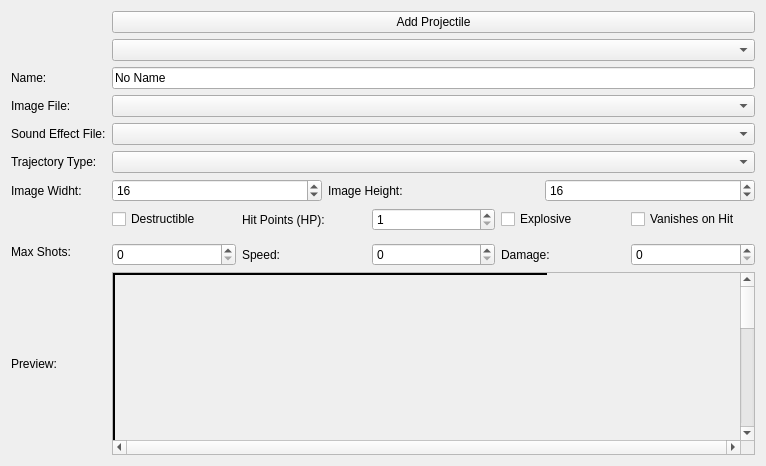
<?xml version="1.0" encoding="UTF-8"?>
<ui version="4.0">
 <class>projectile_edit</class>
 <widget class="QWidget" name="projectile_edit">
  <property name="geometry">
   <rect>
    <x>0</x>
    <y>0</y>
    <width>766</width>
    <height>466</height>
   </rect>
  </property>
  <property name="windowTitle">
   <string>Form</string>
  </property>
  <layout class="QGridLayout" name="gridLayout">
   <item row="0" column="0">
    <layout class="QGridLayout" name="gridLayout_8"/>
   </item>
   <item row="1" column="0">
    <layout class="QGridLayout" name="gridLayout_10">
     <property name="bottomMargin">
      <number>0</number>
     </property>
     <item row="3" column="0">
      <widget class="QLabel" name="label_26">
       <property name="text">
        <string>Name: </string>
       </property>
      </widget>
     </item>
     <item row="2" column="1">
      <widget class="QComboBox" name="projectileList_combo"/>
     </item>
     <item row="11" column="1">
      <layout class="QHBoxLayout" name="horizontalLayout_2">
       <property name="topMargin">
        <number>0</number>
       </property>
       <item>
        <widget class="QCheckBox" name="projectileDestructibleCheckBox">
         <property name="text">
          <string>Destructible</string>
         </property>
        </widget>
       </item>
       <item>
        <widget class="QLabel" name="label_33">
         <property name="text">
          <string>Hit Points (HP):</string>
         </property>
        </widget>
       </item>
       <item>
        <widget class="QSpinBox" name="projectileHitPointsSpinBox">
         <property name="minimum">
          <number>1</number>
         </property>
        </widget>
       </item>
       <item>
        <widget class="QCheckBox" name="explosive_checkBox">
         <property name="text">
          <string>Explosive</string>
         </property>
        </widget>
       </item>
       <item>
        <widget class="QCheckBox" name="vanishOnHit_checkBox">
         <property name="text">
          <string>Vanishes on Hit</string>
         </property>
        </widget>
       </item>
      </layout>
     </item>
     <item row="8" column="1">
      <layout class="QHBoxLayout" name="horizontalLayout">
       <property name="topMargin">
        <number>0</number>
       </property>
       <item>
        <widget class="QSpinBox" name="img_w">
         <property name="minimum">
          <number>1</number>
         </property>
         <property name="maximum">
          <number>320</number>
         </property>
         <property name="value">
          <number>16</number>
         </property>
        </widget>
       </item>
       <item>
        <widget class="QLabel" name="label_31">
         <property name="text">
          <string>Image Height:</string>
         </property>
        </widget>
       </item>
       <item>
        <widget class="QSpinBox" name="img_h">
         <property name="minimum">
          <number>1</number>
         </property>
         <property name="maximum">
          <number>240</number>
         </property>
         <property name="value">
          <number>16</number>
         </property>
        </widget>
       </item>
      </layout>
     </item>
     <item row="14" column="0">
      <widget class="QLabel" name="label_29">
       <property name="text">
        <string>Preview:</string>
       </property>
      </widget>
     </item>
     <item row="12" column="0">
      <widget class="QLabel" name="label_2">
       <property name="text">
        <string>Max Shots:</string>
       </property>
      </widget>
     </item>
     <item row="6" column="0">
      <widget class="QLabel" name="label_28">
       <property name="text">
        <string>Trajectory Type:</string>
       </property>
      </widget>
     </item>
     <item row="3" column="1">
      <widget class="QLineEdit" name="name">
       <property name="text">
        <string>No Name</string>
       </property>
       <property name="maxLength">
        <number>30</number>
       </property>
      </widget>
     </item>
     <item row="0" column="1">
      <widget class="QPushButton" name="pushButton">
       <property name="text">
        <string>Add Projectile</string>
       </property>
      </widget>
     </item>
     <item row="11" column="0">
      <widget class="QLabel" name="label_32">
       <property name="text">
        <string/>
       </property>
      </widget>
     </item>
     <item row="8" column="0">
      <widget class="QLabel" name="label_30">
       <property name="text">
        <string>Image Widht:</string>
       </property>
      </widget>
     </item>
     <item row="4" column="0">
      <widget class="QLabel" name="label_27">
       <property name="text">
        <string>Image File:</string>
       </property>
      </widget>
     </item>
     <item row="6" column="1">
      <widget class="QComboBox" name="trajectory"/>
     </item>
     <item row="14" column="1">
      <widget class="QScrollArea" name="scrollArea_3">
       <property name="sizePolicy">
        <sizepolicy hsizetype="Expanding" vsizetype="Expanding">
         <horstretch>0</horstretch>
         <verstretch>0</verstretch>
        </sizepolicy>
       </property>
       <property name="verticalScrollBarPolicy">
        <enum>Qt::ScrollBarAlwaysOn</enum>
       </property>
       <property name="horizontalScrollBarPolicy">
        <enum>Qt::ScrollBarAlwaysOn</enum>
       </property>
       <property name="widgetResizable">
        <bool>false</bool>
       </property>
       <widget class="QWidget" name="scrollAreaWidgetContents_3">
        <property name="geometry">
         <rect>
          <x>0</x>
          <y>0</y>
          <width>434</width>
          <height>558</height>
         </rect>
        </property>
        <property name="sizePolicy">
         <sizepolicy hsizetype="Expanding" vsizetype="Expanding">
          <horstretch>100</horstretch>
          <verstretch>100</verstretch>
         </sizepolicy>
        </property>
        <property name="autoFillBackground">
         <bool>true</bool>
        </property>
        <widget class="projectilePreviewArea" name="projectilePreviewAreaWidget" native="true">
         <property name="geometry">
          <rect>
           <x>0</x>
           <y>0</y>
           <width>651</width>
           <height>581</height>
          </rect>
         </property>
         <property name="styleSheet">
          <string notr="true">border: 2px solid black;</string>
         </property>
        </widget>
       </widget>
      </widget>
     </item>
     <item row="4" column="1">
      <widget class="QComboBox" name="graphic_filename"/>
     </item>
     <item row="12" column="1">
      <layout class="QHBoxLayout" name="horizontalLayout_4">
       <property name="topMargin">
        <number>6</number>
       </property>
       <item>
        <widget class="QSpinBox" name="max_shots"/>
       </item>
       <item>
        <widget class="QLabel" name="label_3">
         <property name="text">
          <string>Speed:</string>
         </property>
        </widget>
       </item>
       <item>
        <widget class="QSpinBox" name="speed"/>
       </item>
       <item>
        <widget class="QLabel" name="label_4">
         <property name="text">
          <string>Damage:</string>
         </property>
        </widget>
       </item>
       <item>
        <widget class="QSpinBox" name="damage"/>
       </item>
      </layout>
     </item>
     <item row="5" column="0">
      <widget class="QLabel" name="label">
       <property name="text">
        <string>Sound Effect File:</string>
       </property>
      </widget>
     </item>
     <item row="5" column="1">
      <widget class="QComboBox" name="sfxFilename_comboBox"/>
     </item>
    </layout>
   </item>
  </layout>
 </widget>
 <customwidgets>
  <customwidget>
   <class>projectilePreviewArea</class>
   <extends>QWidget</extends>
   <header>projectilepreviewarea.h</header>
   <container>1</container>
  </customwidget>
 </customwidgets>
 <resources/>
 <connections/>
</ui>
